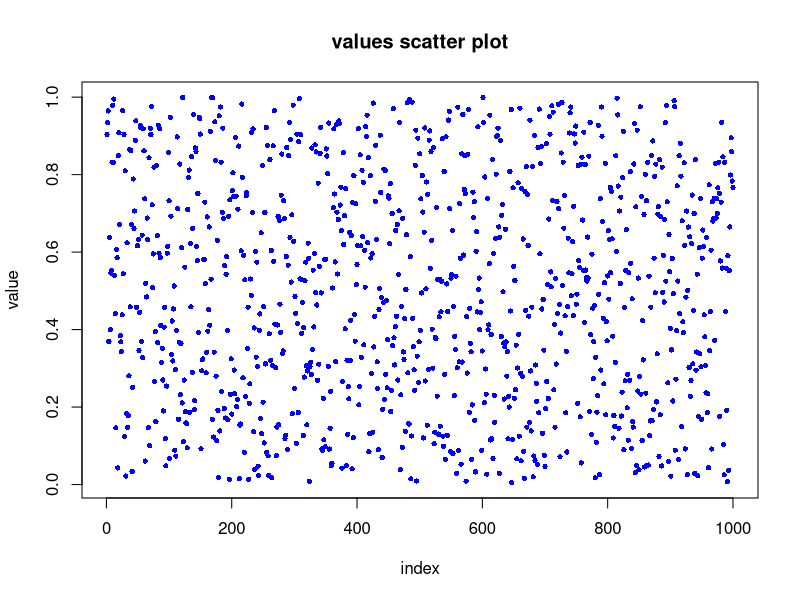

Reproduce this figure in R.
generate_mid_product <- function(s1, s2, s3, n) {
  x <- numeric(n)
  x[1:3] <- c(s1, s2, s3)
  for (i in 4:n) {
    p <- x[i-1] * x[i-2] * x[i-3]
    p_str <- sprintf("%012.0f", p)
    x[i] <- as.numeric(substr(p_str, 5, 8))
  }
  return(x / 10000)
}

set.seed(Sys.time())
seeds <- sample(1000:9999, 3)
vals <- generate_mid_product(seeds[1], seeds[2], seeds[3], 1000)

cat("Seeds:", seeds, "/n")
cat("Unique values generated:", length(unique(vals)), "out of 1000/n")
cat("Mean:", mean(vals), "/n")


args <- commandArgs(trailingOnly = FALSE)
file_arg <- grep("^--file=", args, value = TRUE)

if (length(file_arg) > 0) {

  script_path <- sub("^--file=", "", file_arg[1])
  script_dir <- dirname(script_path)
} else {

  script_dir <- getwd()
}

file_path <- file.path(script_dir, "10_scatter_plot.pdf")

pdf(file_path, width = 8, height = 6)

plot(vals, 
     main = "values scatter plot", 
     xlab = "index", 
     ylab = "value", 
     col = "blue",    
     pch = 16,       
     cex = 0.7)       


invisible(dev.off())
